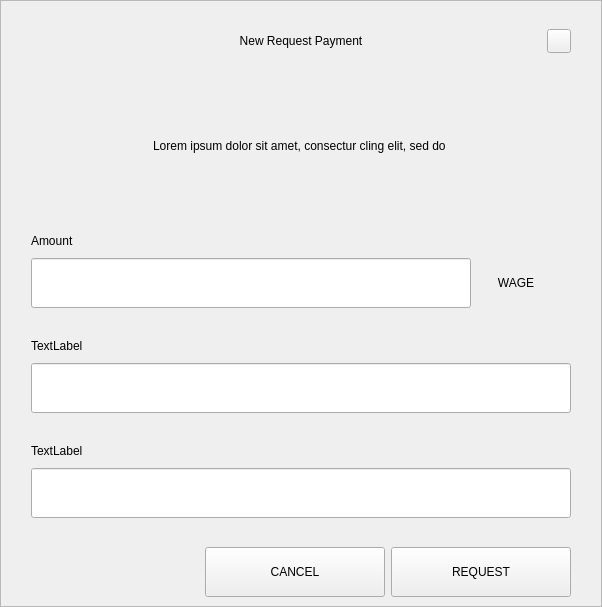
<?xml version="1.0" encoding="UTF-8"?>
<ui version="4.0">
 <class>RequestDialog</class>
 <widget class="QDialog" name="RequestDialog">
  <property name="geometry">
   <rect>
    <x>0</x>
    <y>0</y>
    <width>602</width>
    <height>607</height>
   </rect>
  </property>
  <property name="windowTitle">
   <string>Dialog</string>
  </property>
  <layout class="QVBoxLayout" name="verticalLayout_5">
   <property name="spacing">
    <number>0</number>
   </property>
   <property name="leftMargin">
    <number>0</number>
   </property>
   <property name="topMargin">
    <number>0</number>
   </property>
   <property name="rightMargin">
    <number>0</number>
   </property>
   <property name="bottomMargin">
    <number>0</number>
   </property>
   <item>
    <widget class="QFrame" name="frame">
     <property name="styleSheet">
      <string notr="true"/>
     </property>
     <property name="frameShape">
      <enum>QFrame::StyledPanel</enum>
     </property>
     <property name="frameShadow">
      <enum>QFrame::Raised</enum>
     </property>
     <layout class="QVBoxLayout" name="verticalLayout_4" stretch="1,0,0">
      <property name="spacing">
       <number>0</number>
      </property>
      <property name="leftMargin">
       <number>30</number>
      </property>
      <property name="topMargin">
       <number>20</number>
      </property>
      <property name="rightMargin">
       <number>30</number>
      </property>
      <property name="bottomMargin">
       <number>0</number>
      </property>
      <item>
       <layout class="QHBoxLayout" name="horizontalLayout_3">
        <property name="spacing">
         <number>0</number>
        </property>
        <item>
         <spacer name="horizontalSpacer_21">
          <property name="orientation">
           <enum>Qt::Horizontal</enum>
          </property>
          <property name="sizeHint" stdset="0">
           <size>
            <width>40</width>
            <height>20</height>
           </size>
          </property>
         </spacer>
        </item>
        <item>
         <widget class="QLabel" name="labelTitle">
          <property name="minimumSize">
           <size>
            <width>0</width>
            <height>40</height>
           </size>
          </property>
          <property name="maximumSize">
           <size>
            <width>16777215</width>
            <height>40</height>
           </size>
          </property>
          <property name="styleSheet">
           <string notr="true">padding-left:24px;</string>
          </property>
          <property name="text">
           <string>New Request Payment</string>
          </property>
          <property name="alignment">
           <set>Qt::AlignCenter</set>
          </property>
          <property name="margin">
           <number>7</number>
          </property>
         </widget>
        </item>
        <item>
         <spacer name="horizontalSpacer">
          <property name="orientation">
           <enum>Qt::Horizontal</enum>
          </property>
          <property name="sizeHint" stdset="0">
           <size>
            <width>40</width>
            <height>20</height>
           </size>
          </property>
         </spacer>
        </item>
        <item>
         <widget class="QPushButton" name="btnEsc">
          <property name="minimumSize">
           <size>
            <width>24</width>
            <height>24</height>
           </size>
          </property>
          <property name="maximumSize">
           <size>
            <width>24</width>
            <height>24</height>
           </size>
          </property>
          <property name="focusPolicy">
           <enum>Qt::NoFocus</enum>
          </property>
          <property name="text">
           <string/>
          </property>
         </widget>
        </item>
       </layout>
      </item>
      <item>
       <widget class="QStackedWidget" name="stack">
        <property name="minimumSize">
         <size>
          <width>540</width>
          <height>0</height>
         </size>
        </property>
        <property name="maximumSize">
         <size>
          <width>540</width>
          <height>16777215</height>
         </size>
        </property>
        <property name="currentIndex">
         <number>0</number>
        </property>
        <widget class="QWidget" name="page_1">
         <property name="minimumSize">
          <size>
           <width>540</width>
           <height>0</height>
          </size>
         </property>
         <property name="maximumSize">
          <size>
           <width>540</width>
           <height>16777215</height>
          </size>
         </property>
         <layout class="QVBoxLayout" name="layout1">
          <property name="spacing">
           <number>0</number>
          </property>
          <property name="leftMargin">
           <number>0</number>
          </property>
          <property name="topMargin">
           <number>0</number>
          </property>
          <property name="rightMargin">
           <number>0</number>
          </property>
          <property name="bottomMargin">
           <number>0</number>
          </property>
          <item>
           <spacer name="verticalSpacer_21">
            <property name="orientation">
             <enum>Qt::Vertical</enum>
            </property>
            <property name="sizeType">
             <enum>QSizePolicy::Fixed</enum>
            </property>
            <property name="sizeHint" stdset="0">
             <size>
              <width>20</width>
              <height>30</height>
             </size>
            </property>
           </spacer>
          </item>
          <item alignment="Qt::AlignHCenter">
           <widget class="QLabel" name="labelMessage">
            <property name="minimumSize">
             <size>
              <width>400</width>
              <height>50</height>
             </size>
            </property>
            <property name="text">
             <string>Lorem ipsum dolor sit amet, consectur cling elit, sed do </string>
            </property>
            <property name="alignment">
             <set>Qt::AlignCenter</set>
            </property>
            <property name="wordWrap">
             <bool>true</bool>
            </property>
           </widget>
          </item>
          <item alignment="Qt::AlignBottom">
           <widget class="QWidget" name="containerAmount" native="true">
            <layout class="QVBoxLayout" name="verticalLayout">
             <property name="spacing">
              <number>9</number>
             </property>
             <property name="leftMargin">
              <number>0</number>
             </property>
             <property name="topMargin">
              <number>0</number>
             </property>
             <property name="rightMargin">
              <number>0</number>
             </property>
             <property name="bottomMargin">
              <number>0</number>
             </property>
             <item>
              <widget class="QLabel" name="labelSubtitleAmount">
               <property name="minimumSize">
                <size>
                 <width>350</width>
                 <height>16</height>
                </size>
               </property>
               <property name="maximumSize">
                <size>
                 <width>16777215</width>
                 <height>16</height>
                </size>
               </property>
               <property name="text">
                <string>Amount</string>
               </property>
              </widget>
             </item>
             <item alignment="Qt::AlignTop">
              <widget class="QWidget" name="layoutAmount" native="true">
               <layout class="QHBoxLayout" name="horizontalLayout" stretch="2,0">
                <property name="spacing">
                 <number>0</number>
                </property>
                <property name="leftMargin">
                 <number>0</number>
                </property>
                <property name="topMargin">
                 <number>0</number>
                </property>
                <property name="rightMargin">
                 <number>0</number>
                </property>
                <property name="bottomMargin">
                 <number>0</number>
                </property>
                <item>
                 <widget class="QLineEdit" name="lineEditAmount">
                  <property name="minimumSize">
                   <size>
                    <width>0</width>
                    <height>50</height>
                   </size>
                  </property>
                  <property name="maximumSize">
                   <size>
                    <width>16777215</width>
                    <height>50</height>
                   </size>
                  </property>
                 </widget>
                </item>
                <item>
                 <widget class="QWidget" name="comboContainer" native="true">
                  <property name="minimumSize">
                   <size>
                    <width>100</width>
                    <height>50</height>
                   </size>
                  </property>
                  <property name="maximumSize">
                   <size>
                    <width>16777215</width>
                    <height>50</height>
                   </size>
                  </property>
                  <layout class="QHBoxLayout" name="horizontalLayout_31">
                   <property name="spacing">
                    <number>0</number>
                   </property>
                   <property name="leftMargin">
                    <number>0</number>
                   </property>
                   <property name="topMargin">
                    <number>0</number>
                   </property>
                   <property name="rightMargin">
                    <number>10</number>
                   </property>
                   <property name="bottomMargin">
                    <number>0</number>
                   </property>
                   <item>
                    <widget class="QLabel" name="comboBoxCoin">
                     <property name="text">
                      <string>WAGE</string>
                     </property>
                     <property name="alignment">
                      <set>Qt::AlignCenter</set>
                     </property>
                    </widget>
                   </item>
                  </layout>
                 </widget>
                </item>
               </layout>
              </widget>
             </item>
            </layout>
           </widget>
          </item>
          <item>
           <spacer name="verticalSpacer_31">
            <property name="orientation">
             <enum>Qt::Vertical</enum>
            </property>
            <property name="sizeType">
             <enum>QSizePolicy::Fixed</enum>
            </property>
            <property name="sizeHint" stdset="0">
             <size>
              <width>20</width>
              <height>30</height>
             </size>
            </property>
           </spacer>
          </item>
          <item>
           <layout class="QVBoxLayout" name="verticalLayoutLabel">
            <property name="spacing">
             <number>9</number>
            </property>
            <item>
             <widget class="QLabel" name="labelSubtitleLabel">
              <property name="minimumSize">
               <size>
                <width>0</width>
                <height>16</height>
               </size>
              </property>
              <property name="maximumSize">
               <size>
                <width>16777215</width>
                <height>16</height>
               </size>
              </property>
              <property name="text">
               <string>TextLabel</string>
              </property>
             </widget>
            </item>
            <item>
             <widget class="QLineEdit" name="lineEditLabel">
              <property name="minimumSize">
               <size>
                <width>0</width>
                <height>50</height>
               </size>
              </property>
              <property name="maximumSize">
               <size>
                <width>16777215</width>
                <height>50</height>
               </size>
              </property>
             </widget>
            </item>
           </layout>
          </item>
          <item>
           <spacer name="verticalSpacer_34">
            <property name="orientation">
             <enum>Qt::Vertical</enum>
            </property>
            <property name="sizeType">
             <enum>QSizePolicy::Fixed</enum>
            </property>
            <property name="sizeHint" stdset="0">
             <size>
              <width>20</width>
              <height>30</height>
             </size>
            </property>
           </spacer>
          </item>
          <item>
           <layout class="QVBoxLayout" name="verticalLayoutDescription">
            <property name="spacing">
             <number>9</number>
            </property>
            <item>
             <widget class="QLabel" name="labelSubtitleDescription">
              <property name="minimumSize">
               <size>
                <width>0</width>
                <height>16</height>
               </size>
              </property>
              <property name="maximumSize">
               <size>
                <width>16777215</width>
                <height>16</height>
               </size>
              </property>
              <property name="text">
               <string>TextLabel</string>
              </property>
             </widget>
            </item>
            <item>
             <widget class="QLineEdit" name="lineEditDescription">
              <property name="minimumSize">
               <size>
                <width>0</width>
                <height>50</height>
               </size>
              </property>
              <property name="maximumSize">
               <size>
                <width>16777215</width>
                <height>50</height>
               </size>
              </property>
             </widget>
            </item>
            <item>
             <spacer name="verticalSpacer_4">
              <property name="orientation">
               <enum>Qt::Vertical</enum>
              </property>
              <property name="sizeType">
               <enum>QSizePolicy::Fixed</enum>
              </property>
              <property name="sizeHint" stdset="0">
               <size>
                <width>20</width>
                <height>20</height>
               </size>
              </property>
             </spacer>
            </item>
           </layout>
          </item>
         </layout>
        </widget>
        <widget class="QWidget" name="page_2">
         <layout class="QVBoxLayout" name="layout2">
          <item>
           <spacer name="verticalSpacer_5">
            <property name="orientation">
             <enum>Qt::Vertical</enum>
            </property>
            <property name="sizeType">
             <enum>QSizePolicy::Fixed</enum>
            </property>
            <property name="sizeHint" stdset="0">
             <size>
              <width>20</width>
              <height>50</height>
             </size>
            </property>
           </spacer>
          </item>
          <item alignment="Qt::AlignHCenter">
           <widget class="QLabel" name="labelQrImg">
            <property name="minimumSize">
             <size>
              <width>260</width>
              <height>260</height>
             </size>
            </property>
            <property name="maximumSize">
             <size>
              <width>260</width>
              <height>260</height>
             </size>
            </property>
            <property name="text">
             <string/>
            </property>
            <property name="alignment">
             <set>Qt::AlignCenter</set>
            </property>
           </widget>
          </item>
          <item>
           <spacer name="verticalSpacer_2">
            <property name="orientation">
             <enum>Qt::Vertical</enum>
            </property>
            <property name="sizeType">
             <enum>QSizePolicy::Fixed</enum>
            </property>
            <property name="sizeHint" stdset="0">
             <size>
              <width>20</width>
              <height>30</height>
             </size>
            </property>
           </spacer>
          </item>
          <item alignment="Qt::AlignHCenter">
           <widget class="QLabel" name="labelAddress">
            <property name="text">
             <string>ZmkEBAFKzay6fMaYp3ZBJGSDXCNaa9DjwD </string>
            </property>
           </widget>
          </item>
          <item>
           <spacer name="verticalSpacer_32">
            <property name="orientation">
             <enum>Qt::Vertical</enum>
            </property>
            <property name="sizeType">
             <enum>QSizePolicy::Expanding</enum>
            </property>
            <property name="sizeHint" stdset="0">
             <size>
              <width>20</width>
              <height>20</height>
             </size>
            </property>
           </spacer>
          </item>
          <item>
           <layout class="QHBoxLayout" name="horizontal">
            <property name="leftMargin">
             <number>20</number>
            </property>
            <property name="rightMargin">
             <number>20</number>
            </property>
            <property name="bottomMargin">
             <number>20</number>
            </property>
            <item>
             <spacer name="horizontalSpacer_4">
              <property name="orientation">
               <enum>Qt::Horizontal</enum>
              </property>
              <property name="sizeHint" stdset="0">
               <size>
                <width>40</width>
                <height>20</height>
               </size>
              </property>
             </spacer>
            </item>
            <item>
             <widget class="QPushButton" name="btnCopyAddress">
              <property name="minimumSize">
               <size>
                <width>180</width>
                <height>50</height>
               </size>
              </property>
              <property name="text">
               <string>COPY ADDRESS</string>
              </property>
             </widget>
            </item>
            <item>
             <widget class="QPushButton" name="btnCopyUrl">
              <property name="minimumSize">
               <size>
                <width>180</width>
                <height>50</height>
               </size>
              </property>
              <property name="text">
               <string>COPY URL</string>
              </property>
             </widget>
            </item>
            <item>
             <spacer name="horizontalSpacer_2">
              <property name="orientation">
               <enum>Qt::Horizontal</enum>
              </property>
              <property name="sizeHint" stdset="0">
               <size>
                <width>40</width>
                <height>20</height>
               </size>
              </property>
             </spacer>
            </item>
           </layout>
          </item>
         </layout>
        </widget>
       </widget>
      </item>
      <item>
       <widget class="QWidget" name="buttonsStack" native="true">
        <layout class="QHBoxLayout" name="horizontalLayout_5">
         <property name="leftMargin">
          <number>20</number>
         </property>
         <property name="rightMargin">
          <number>0</number>
         </property>
         <item>
          <spacer name="horizontalSpacer_41">
           <property name="orientation">
            <enum>Qt::Horizontal</enum>
           </property>
           <property name="sizeHint" stdset="0">
            <size>
             <width>40</width>
             <height>20</height>
            </size>
           </property>
          </spacer>
         </item>
         <item>
          <widget class="QPushButton" name="btnCancel">
           <property name="minimumSize">
            <size>
             <width>180</width>
             <height>50</height>
            </size>
           </property>
           <property name="focusPolicy">
            <enum>Qt::NoFocus</enum>
           </property>
           <property name="text">
            <string>CANCEL</string>
           </property>
          </widget>
         </item>
         <item>
          <widget class="QPushButton" name="btnSave">
           <property name="minimumSize">
            <size>
             <width>180</width>
             <height>50</height>
            </size>
           </property>
           <property name="focusPolicy">
            <enum>Qt::NoFocus</enum>
           </property>
           <property name="text">
            <string>REQUEST</string>
           </property>
          </widget>
         </item>
        </layout>
       </widget>
      </item>
     </layout>
    </widget>
   </item>
  </layout>
 </widget>
 <resources/>
 <connections/>
</ui>
